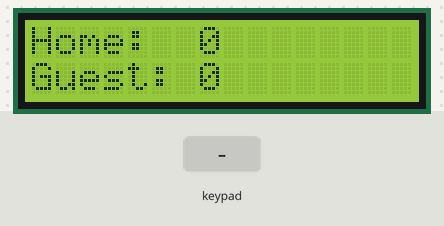
The sketch below on a simulated Arduino Uno, built with avr-gcc and run on an emulated ATmega328P. Shown: 16×2 character LCD. The inputs (shaded band) are chosen by the test bench.

Above: at 1.2 s.
1.3 s: key 'A' pressed
At 2.1 s:
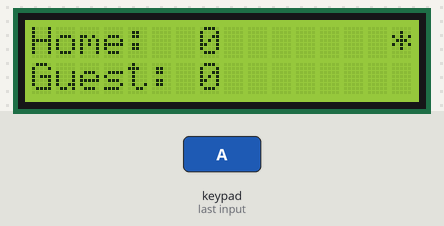
2.8 s: key 'B' pressed
At 3.1 s:
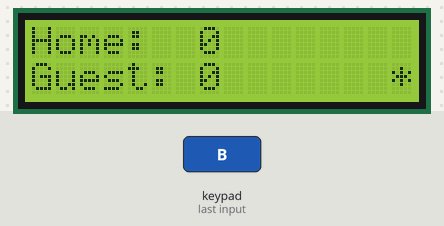
4.3 s: keypad keys 1 3 9 7 * pressed 0.4 s apart
At 6.6 s:
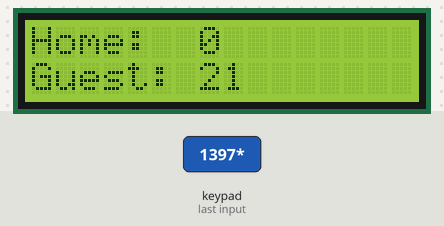
7.8 s: keypad keys 7 6 5 4 A pressed 0.4 s apart
At 10.7 s:
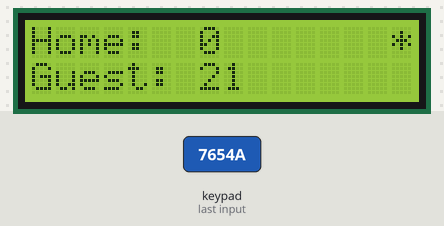
11.3 s: key '*' pressed
At 12.0 s:
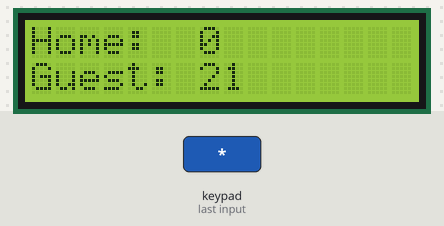
Timing chart, 0 to 13.8 s (numbered marks = the images above; inputs shaded):
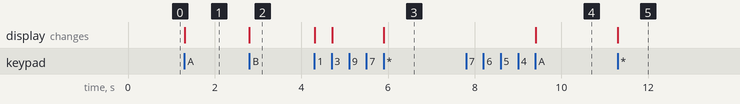

Measured:
- after the input at 1.3 s, the display: changes at once (image 1)
- after the input at 2.8 s, the display: changes at once (image 2)
- after the input at 4.3 s, the display: first changes at once (image 3 shows a later state)
- after the input at 7.8 s, the display: changes after 1.6 s (image 4)
- after the input at 11.3 s, the display: changes at once (image 5)

The sketch:

BballCounterKeypad.ino
```cpp
#include <LiquidCrystal.h>
#include <Keypad.h>

const byte ROWS = 4; //four rows
const byte COLS = 4; //four columns

char hexaKeys[ROWS][COLS] = { //define the symbols on the buttons of the keypads
  {'1','2','3','A'},
  {'4','5','6','B'},
  {'7','8','9','C'},
  {'*','0','#','D'}
};
byte rowPins[ROWS] = {7, 6, 5, 4}; //connect to the row pinouts of the keypad
byte colPins[COLS] = {3, 2, A4, A5}; //connect to the column pinouts of the keypad

Keypad customKeypad = Keypad(makeKeymap(hexaKeys), rowPins, colPins, ROWS, COLS);
LiquidCrystal lcd(8,9,10,11,12,13);
int countH, countG; //home and guest score count
boolean Home, Guest;

void setup() {
  Serial.begin(9600);
  countH = 0;
  countG = 0;
  Home = false;
  Guest = false;

  lcd.begin(16,2); //initialize LCD
  lcd.print("Home: ");
  lcd.setCursor(0,1);
  lcd.print("Guest: ");
}

void loop() {
  // put your main code here, to run repeatedly:
  dispScore(); //displays score
  char key = customKeypad.getKey(); //obtains the character of the key pressed

  if (key == 'A') { //if A is pushed, go to home mode
    Home=true;
    lcd.setCursor(15,0); //print * to indicate at home mode
    lcd.print("*");
  }
  if(key == 'B'){ //if B is pushed, go to guest mode
    Guest=true;
    lcd.setCursor(15,1); //print * to indicate at guest mode
    lcd.print("*");
  }
  if(key == '0'){ //if 0 is pushed, total reset
    reset();
  }
  while(Home==true){ //home mode
    char key = customKeypad.getKey(); //obtains the character of the key pressed
    if(key == '2'){ //if 2 is pushed, add two
      add2H();
      dispScore();
    }
    if(key == '3'){ //if 3 is pushed, add three
      add3H();
      dispScore();
    }
    if(key == '1'){ //if 1 is pushed, subtract one
      remH();
      dispScore();
    }
    if(key == '*'){ //if * is pushed, exit mode
      Home = false;
      resetModeH();
    }
    if(key == '0'){ //if 0 is pushed, total reset
      reset();
      dispScore();
      Home = false;
    }
    if(key == 'B'){ //change mode to guest
      Guest = true;
      resetModeH();
      lcd.setCursor(15,1);
      lcd.print("*");
      Home = false;
    }
  }//end home mode

  while(Guest==true){//guest mode
    char key = customKeypad.getKey(); //obtains the character of the key pressed
    if(key == '2'){ //if 2 is pushed, add two
      add2G();
      dispScore();
    }
    if(key == '3'){ //if 3 is pushed, add three
      add3G();
      dispScore();
    }
    if(key == '1'){ //if 1 is pushed, subtract one
      remG();
      dispScore();
    }
    if(key == '*'){ //if * is pushed, exit mode
      resetModeG();
      Guest = false;
    }
    if(key == '0'){ //if 0 is pushed, total reset
      reset();
      dispScore();
      Guest = false;
    }
    if(key == 'A'){ //change mode to home
      Home = true;
      resetModeG();
      lcd.setCursor(15,0);
      lcd.print("*");
      Guest = false;
    }
  }//end guest mode
}

void dispScore(){ //displays scores
  lcd.setCursor(7,0);
  lcd.print(countH);
  lcd.setCursor(7,1);
  lcd.print(countG);
}

void add2H(){
  countH += 2;
}

void add3H(){
  countH += 3;
}

void add2G(){
  countG += 2;
}

void add3G(){
  countG += 3;
}

void remH(){
  countH--;
}

void remG(){
  countG--;
}

void reset(){ //hard reset, removes * and sets both scores to 0
  countH = 0;
  countG = 0;
  lcd.setCursor(15,0);
  lcd.print(" ");
  lcd.setCursor(15,1);
  lcd.print(" ");
  lcd.setCursor(8,0);
  lcd.print(" ");
  lcd.setCursor(8,1);
  lcd.print(" ");
}

void resetModeH(){ //removes * in home row
  lcd.setCursor(15,0);
  lcd.print(" ");
}

void resetModeG(){ //removes * in guest row
  lcd.setCursor(15,1);
  lcd.print(" ");
}
```
